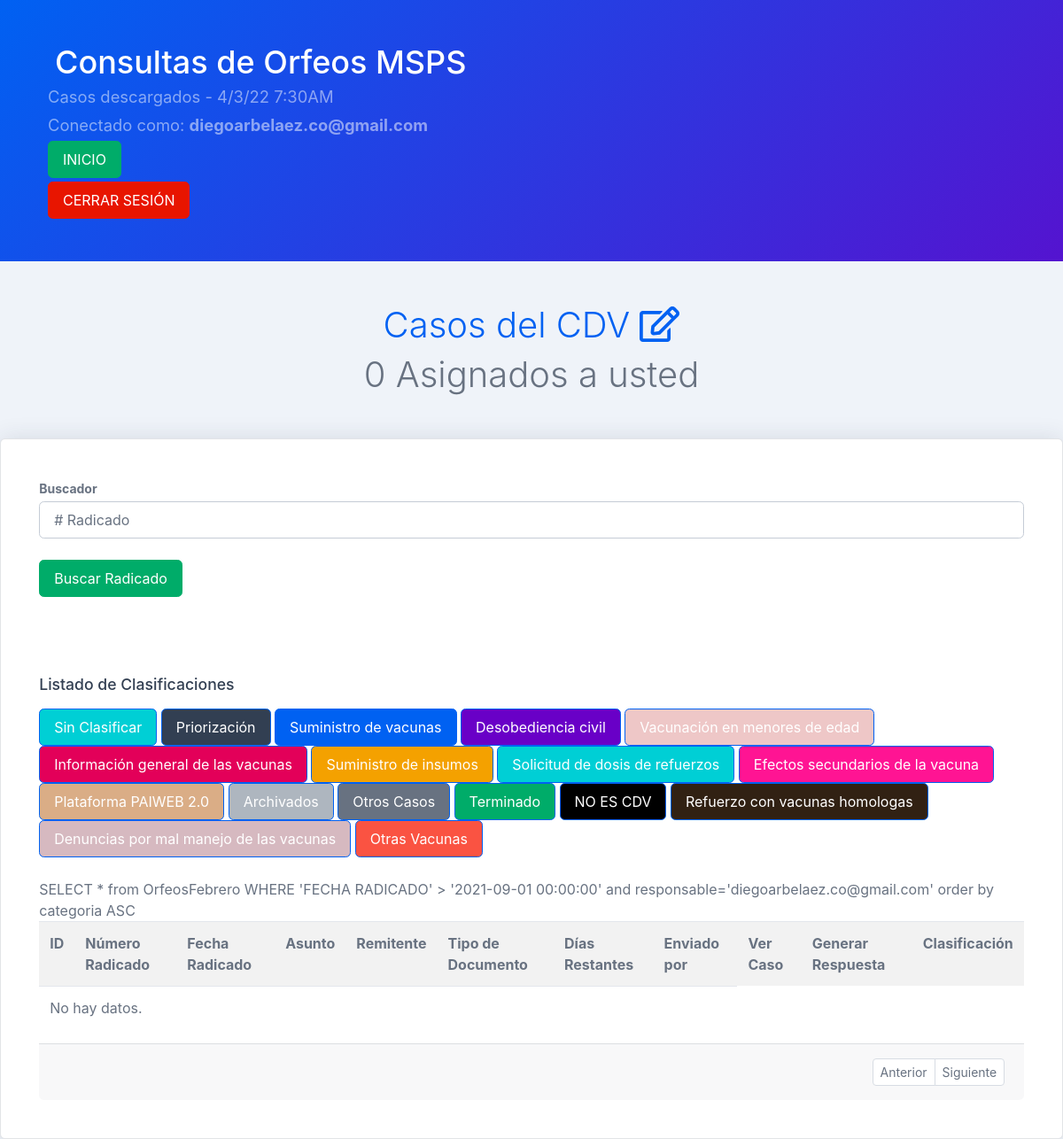
Screenshot of /listado_orfeos.php?pagina=1 (signed in) with the database file from the repository.
### tables this page shows
CREATE TABLE `categorias` (
  `id_categoria` int(11) NOT NULL AUTO_INCREMENT,
  `clasificacion` varchar(255) NOT NULL,
  `texto_respuesta` varchar(10000) NOT NULL,
  `color` varchar(255) NOT NULL,
  PRIMARY KEY (`id_categoria`)
);

### listado_orfeos.php (the view, shortened to what this page needs)
<?php
include("conexion.php");
$nombre_tabla = "OrfeosFebrero";
?>
<!DOCTYPE html>
<html lang="en">
<head>
    <link href="css/styles.css" rel="stylesheet" />
    <link href="https://cdn.datatables.net/1.10.20/css/dataTables.bootstrap4.min.css" rel="stylesheet" />
    <link href="https://cdn.datatables.net/1.10.23/css/jquery.dataTables.min.css" rel="stylesheet" />
    <link href="https://cdn.datatables.net/buttons/1.6.5/css/buttons.dataTables.min.css" rel="stylesheet" />
</head>
<body class="nav-fixed">
    <main>
        <header class="page-header page-header-dark bg-gradient-primary-to-secondary mb-5">
            <div class="container">
                <div class="page-header-content pt-4">
                    <div class="row align-items-center justify-content-between">
                        <div class="col-auto mt-4">
                            <h1 class="page-header-title">
                                Consultas de Orfeos MSPS
                            </h1>
                            <div class="page-header-subtitle">Casos descargados - 4/3/22 7:30AM</div>
                            <div class="page-header-subtitle">Conectado como: <b><?php echo $_SESSION["user"]; ?></b></div>
                            <div class="page-header-subtitle"><a href="index.php" class="btn btn-success">INICIO</a> </div>
                            <div class="page-header-subtitle"><a href="logout.php" class="btn btn-danger">CERRAR SESIÓN</a> </div>
                        </div>
                    </div>
                </div>
            </div>
        </header>
        <div class="text-center mb-5">
            <div class="display-4 text-primary mb-2">Casos del CDV <i class="far fa-edit"></i></div>
            <div class="display-4"><?php
                                    $sentencia_cargados = "select count(*) as total_casos from $nombre_tabla WHERE 'FECHA RADICADO' > '2021-09-01 00:00:00' and responsable='" . $_SESSION["user"] . "'";
                                    $resultado_cargados = mysqli_query($conexion, $sentencia_cargados);
                                    $fila_cargados = mysqli_fetch_assoc($resultado_cargados);
                                    echo $fila_cargados["total_casos"];
                                    ?> Asignados a usted</div>
        </div>
        <div class="card mb-12">
            <div class="card-body">
                <div class="card-body">
                    <form action="resultados_buscador.php" method="GET">
                        <div>
                            <div class="form-group">
                                <label class="small mb-1" for="inputEmailAddress"><b>Buscador</b></label>
                                <input class="form-control" type="text" name="radicado" placeholder="# Radicado" /><br>
                                <button type="submit" id="btn-login" name="btn-login" class="btn btn-success" id="showtoast">Buscar Radicado</button>
                                <br><br><br><br>
                            </div>
                        </div>
                    </form>
                    <h5 class="card-title">Listado de Clasificaciones</h5>
                    <div>
                        <?php
                        $sentencia = "select * from categorias";
                        $resultado = mysqli_query($conexion, $sentencia);
                        while ($datos = mysqli_fetch_assoc($resultado)) {
                        ?>
                            <a href="#" target="new" class="btn btn-primary" style="background-color:<?php echo $datos["color"] ?>;"><?php echo $datos["clasificacion"] ?></a>
                        <?php
                        }
                        ?>
                        <br>
                        <br>
                    </div>
                    <table class="table table-striped table-hover">
                        <tr>
                            <th>ID</th>
                            <th>Número Radicado</th>
                            <th>Fecha Radicado</th>
                            <th>Asunto</th>
                            <th>Remitente</th>
                            <th>Tipo de Documento</th>
                            <th>Días Restantes</th>
                            <th>Enviado por</th>
                            <th>Ver Caso</th>
                            <th>Generar Respuesta</th>
                            <th>Clasificación</th>
                        </tr>
                        <?php
                        $sentencia_lista = "SELECT * from $nombre_tabla WHERE 'FECHA RADICADO' > '2021-09-01 00:00:00'  and responsable='" . $_SESSION["user"] . "' order by categoria ASC";
                        $sql = mysqli_query($conexion, $sentencia_lista);
                        if (mysqli_num_rows($sql) == 0) {
                            echo '<tr><td colspan="8">No hay datos.</td></tr>';
                        }
                        $elementosxpagina = 500;
                        $total_elementos = mysqli_num_rows($sql);
                        $paginas = ceil($total_elementos / $elementosxpagina);
                        ?>
                    </table>
                    <div class="card-footer clearfix">
                        <ul class="pagination pagination-sm m-0 float-right">
                            <li class="page-item <?php echo $_GET['pagina'] <= 1 ? 'disabled' : '' ?>">
                                <a class="page-link" href="listado_orfeos.php?pagina=<?php echo $_GET['pagina'] - 1 ?>">
                                    Anterior
                                </a>
                            </li>
                            <li class="page-item <?php echo $_GET['pagina'] >= $paginas ? 'disabled' : '' ?>">
                                <a class="page-link" href="listado_orfeos.php?pagina=<?php echo $_GET['pagina'] + 1 ?>">
                                    Siguiente
                                </a>
                            </li>
                        </ul>
                    </div>
                </div>
            </div>
        </div>
    </main>
</body>
</html>

### rows the page displays
categorias: clasificacion "Sin Clasificar"
categorias: clasificacion "Priorización"
categorias: clasificacion "Suministro de vacunas"
categorias: clasificacion "Desobediencia civil"
categorias: clasificacion "Vacunación en menores de edad"
categorias: clasificacion "Información general de las vacunas"
categorias: clasificacion "Suministro de insumos"
categorias: clasificacion "Solicitud de dosis de refuerzos"
categorias: clasificacion "Efectos secundarios de la vacuna"
categorias: clasificacion "Plataforma PAIWEB 2.0"
categorias: clasificacion "Archivados"
categorias: clasificacion "Otros Casos"
categorias: clasificacion "Terminado"
categorias: clasificacion "NO ES CDV"
categorias: clasificacion "Refuerzo con vacunas homologas"
categorias: clasificacion "Denuncias por mal manejo de las vacunas"
categorias: clasificacion "Otras Vacunas"

### other values shown
$_SESSION["user"] "diegoarbelaez.co@gmail.com"
$fila_cargados["total_casos"] "0"
